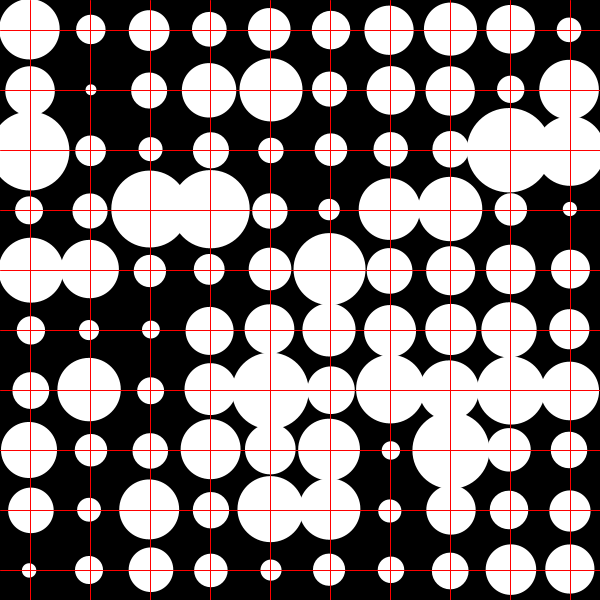
Frame 1 (no input)
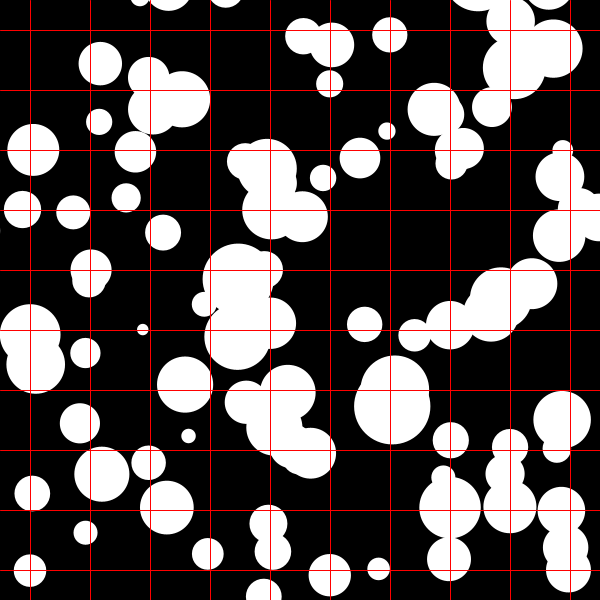
Frame 60 (the mouse pressed at the canvas centre just before this capture)
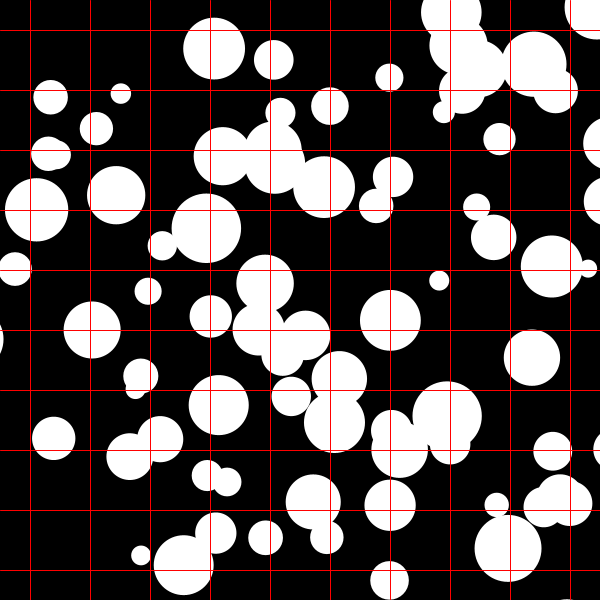
Frame 120 (the mouse held since frame 60 and released just before this capture)

The Processing sketch that drew these frames (run headless with seeded random() and noise(); from frame 60 on, the mouse is pressed at the canvas centre):

// Processing sketch: week_4_sketch_part_1
// ── week_4_sketch_part_1.pde
// set number of rows and columns in sketch and initialize variables
int cols = 10;
int rows = 10;
int col_width;
int row_width;
int y;
int x;
float offset = 0;
// 1d array big enough to hold a value for each cell
float offsets[] = new float[rows * cols];
// arrays of arrays for x and y locations
float xloc[][] = new float[rows][cols];
float yloc[][] = new float[rows][cols];
// array of PVector arrays. Each PVector contains an x and y location
PVector locations[][] = new PVector[rows][cols];
// array of PVector arrays. Each PVector contains an x and y speed.
PVector speeds[][] = new PVector[rows][cols];



void setup () {
  size(600, 600);
    // get width and height of rows/columns by dividing the width/height by rows/cols
  col_width = width / cols;
  row_width = height / rows;
  print(offsets.length);
   // put a random float bewteen 1.0 and 5.0 in each place of the offsets array
  for (int i = 0; i < offsets.length; i++){
    offsets[i] = random(0.1, 0.5);
  }
  // nested for loops that loop through columns and rows. Loop through every row for each column.
  for (int i = 0; i < cols; i++) {
    for (int j = 0; j < rows; j++) {
      // set x and y location to column/row width * iterator + offset
      xloc[i][j] = i*(col_width) + col_width/2;
      yloc[i][j] = j*(row_width) + row_width/2;
      // set x and y location to PVector
      locations[i][j] = new PVector(
        i*(col_width) + col_width/2,
        j*(row_width) + row_width/2
      );
      // set a random speed for the current cell
      speeds[i][j] = PVector.random2D();
    }
  }
}

void draw () {
  // redraw black background on each frame
  background(0);
  offset += 0.1;
  // nested for loops for each cell again
  for (int i = 0; i < cols; i++) {
    for (int j = 0; j < rows; j++) {
      noStroke();
      fill(255);
      //offsets[i*10 + j] += offsets[i*10 + j] / frameCount;
      //y = j*(row_width) + row_width/2;
      //locations[i][j].add(locations[j][i]);
      // update locations with speed values
      locations[i][j].add(speeds[i][j]);
      // move through perlin noise xoffset with frameCount and iterators to get a different value for each cell on each frame
      float n = noise(frameCount / 100.0 + i*10 + j); // 0.008
      // draw a circle at the x and y location with a size of 100* the current perlin noise value
      circle(locations[i][j].x, locations[i][j].y, 100 * n);
    }
  }
  // draw grid lines
  drawLines();
  //println(millis());
}
// code for drawing grid lines
void drawLines () {
  stroke(#FF0000);
  // start x as half o col width, loop until x is greater than width
  for(int x = col_width/2; x < width; x += col_width){
    // draw a vertical line across the screen at x value
       line(x, 0, x, height);
  }
  // start y as half of row width, loop until y  is greater than height
  for(int y = row_width/2; y < height; y += row_width){
    // draw horizontal line across the screen from 0 to width
       line(0, y, width, y);
  }
}
